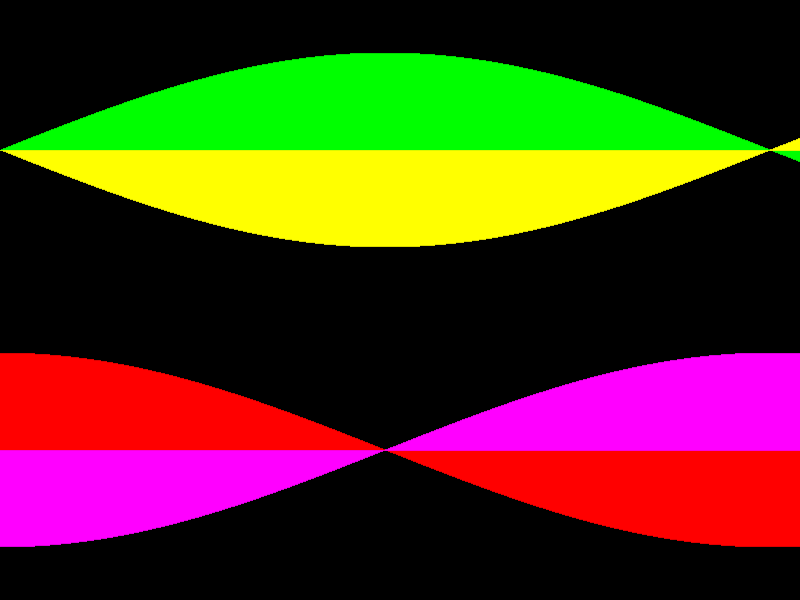
Frame 1 (no input)
Frame 60 (the mouse pressed at the canvas centre just before this capture): identical to frame 1, image omitted
Frame 120 (the mouse held since frame 60 and released just before this capture): identical to frame 1, image omitted

The Processing sketch that drew this single still picture (run headless with seeded random() and noise(); from frame 60 on, the mouse is pressed at the canvas centre):

// Processing sketch: processing_6515
// ── processing_6515.pde

/*
  A program to draw sin and cosine waves at various wavelengths,
  amplitudes..
  
  User interaction is by clicking mouse buttons.
*/

float repeat;
float amplitude; 
int bgcol = 0;

void plot(float x1, float y1, float x2, float y2) {
  line(x1,y1,x2,y2);
}

void setup() {
  size(800, 600);
  amplitude  = (height/4)*random(0.0, 1.0);
  repeat = random(0,2);
}

void mouseReleased() {
  if (mouseButton == LEFT) {
    repeat = repeat + 1;
    redraw();
  }
  
  if (mouseButton == CENTER) {
    amplitude  = (height/4)*(random(0.0, 1.0)*2);
  }

  if (mouseButton == RIGHT) {
    bgcol = int(random(0,255));
    repeat = random(0,2);
    redraw();
  }
}

void draw() {
  background(bgcol);
  
  float Tx = 0.0;
  float Ty = 0.0;
  float inc = TWO_PI/width*repeat;

  float sinOrigin = height/4.0;
  float cosOrigin = (3/4.0)*height;

  for(int i=0; i < width; i=i+1) {
    // Lets plot the sine curve
    Ty = -1*(sin(Tx)*amplitude);
    
    stroke(0,255,0);
    plot(i, sinOrigin, i, sinOrigin+Ty);
    // Lets now plot the compliment of above curve
    stroke(255,255,0);
    plot(i, sinOrigin, i, sinOrigin-Ty);
    
    // Lets plot the cosine curve
    Ty = -1*(cos(Tx)*amplitude);
    
    stroke(255,0,0);
    plot(i, cosOrigin, i, cosOrigin+Ty);
    // Lets now plot the compliment of above curve
    stroke(255,0,255);
    plot(i, cosOrigin, i, cosOrigin-Ty);
   
    Tx = Tx + inc;
  }
}
